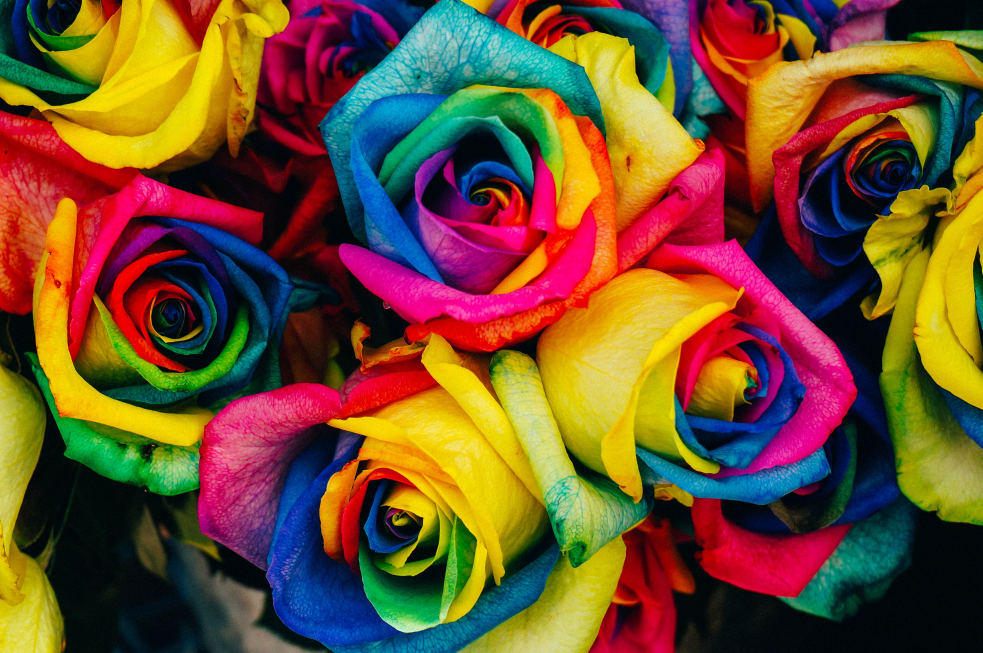
#> input picture img4.jpg, 4912 x 3264 px (shown at 1/5 size)
$ python color_detection.py
#> lines starting #> are read from the running program, lines starting #| are printed output that depends on the picture
#Importing the required libraries
import cv2
import pandas as pd

#Saving the image and csv file path into variables

img_path = 'img4.jpg'
csv_path = 'colors.csv'

#Reading the .csv file(Containing all the colors,hex,RGB components) and naming the columns

index = ['color','color_name','hex','R','G','B']
df = pd.read_csv(csv_path, names=index,header = None)
#> (reads colors.csv from the repository)

#Reading the image

img = cv2.imread(img_path)
#> img is the input picture: shape (3264, 4912, 3); mean B, G, R 45.5, 78.8, 111.8

#Resizing the image to 800x600

img = cv2.resize(img,(800,600))
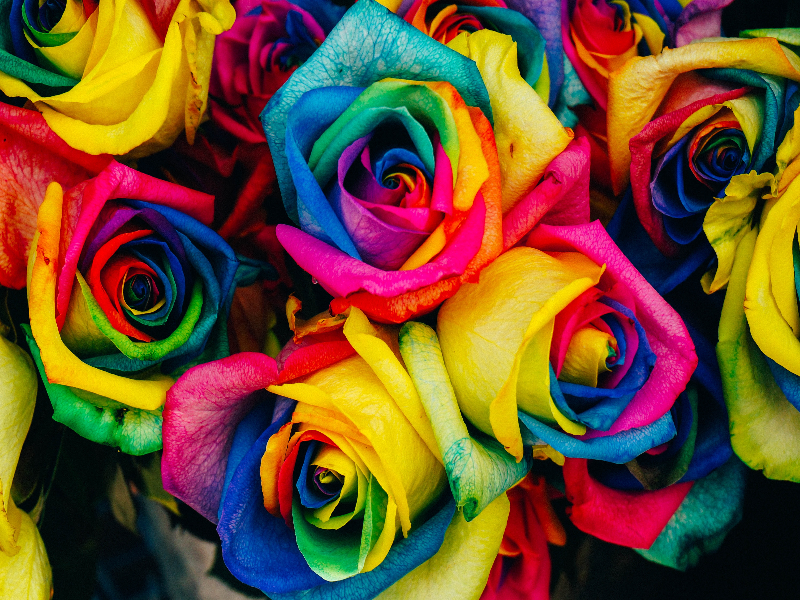
#> img: shape (600, 800, 3); mean B, G, R 45.3, 78.7, 111.7

#Initializing the variables

clicked = False
r = g = b = xpos = ypos = 0


#Function to compare the RGB values on (x,y) coordinates of the image
#Returning the color name

def get_color_name(R,G,B):
    minimum = 1000
    for i in range(len(df)):
        d = abs(R-int(df.loc[i,'R'])) + abs(G-int(df.loc[i,'G'])) + abs(B-int(df.loc[i,'B']))
        if d <= minimum:
            minimum = d
            cname = df.loc[i,'color_name']
    return cname

#Function to get the coordinates of the mouse pointer when double clicked on the image
#Saving the RGB values on those coordinates into the variables

def draw_function(event,x,y,flags,params):
    if event == cv2.EVENT_LBUTTONDBLCLK:
        global clicked,r,g,b,xpos,ypos
        clicked = True
        xpos = x
        ypos = y
        b,g,r = img[y,x]
        b = int(b)
        g = int(g)
        r = int(r)

#Creating the window for image

cv2.namedWindow('image')

#Binding the draw_function to the mouse pointer

cv2.setMouseCallback('image', draw_function)

while True:
    cv2.imshow('image',img)
    if clicked:
        #Making a colored strip to show our text on
        cv2.rectangle(img, (20,20), (600,60),(b,g,r), -1)

        #Getting the color name and storing in text variable
        text = get_color_name(r,g,b) + 'R='+ str(r) + 'G=' + str(g) + 'B=' + str(b)

        #Putting the text onto the strip that we created above
        cv2.putText(img,text,(50,50),2,0.8,(255,255,255),2,cv2.LINE_AA)


        if r+g+b >= 600: #If the colors are dim
            cv2.putText(img,text,(50,50),2,0.8,(0,0,0),2,cv2.LINE_AA) #We want our text to be black

    if cv2.waitKey(20) & 0xFF == 27:
#> (key Esc is pressed here)
        break
cv2.waitKey(0)
cv2.destroyAllWindows()
